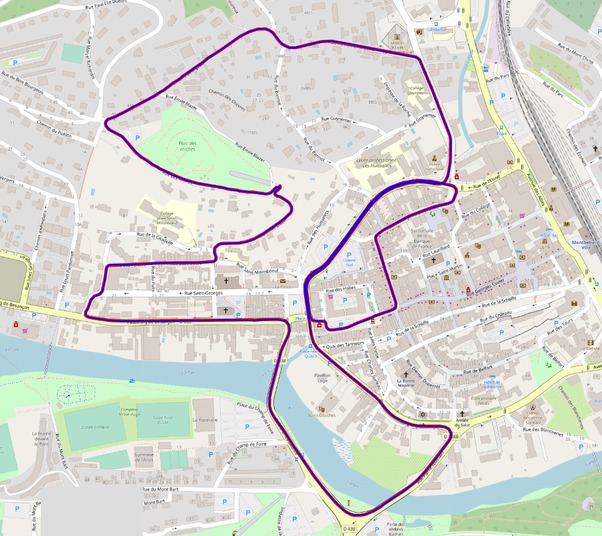
//> input picture SLAM多传感器融合定位/imu_gnss_fusion/imgs/google_map.jpg, 602 x 536 px
$ ./test_ImageAlignment '../../../../../SLAM多传感器融合定位/imu_gnss_fusion/imgs/google_map.jpg' '../../../../../SLAM多传感器融合定位/imu_gnss_fusion/imgs/run_imu_gnss_fusion.jpg'   (built with g++ and OpenCV 4)
//> lines starting //> are read from the running program, lines starting //| are printed output that depends on the picture
#include "ImageAlignment.hpp"


int main(int argc,char** argv) {
  if (argc != 3) {
    std::cout << "please input image 1 and image 2 file!" << std::endl;
    return -1;
  }
  std::string image1 = argv[1];
  std::string image2 = argv[2];
  // Read the images to be aligned 读取仿射图像
  //im1参考图像，im2要处理的图像
  cv::Mat im1 = imread(image1,cv::IMREAD_GRAYSCALE);
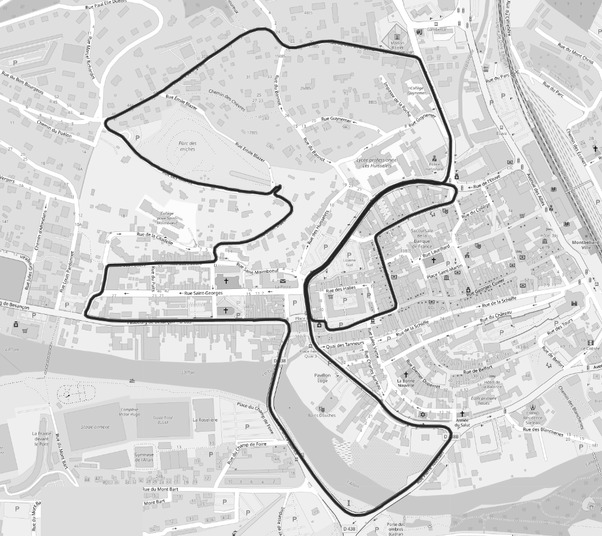
//> im1: 536 rows x 602 cols, CV_8UC1; min 17, max 255, mean 215.9
  cv::Mat im2 = imread(image2,cv::IMREAD_GRAYSCALE);
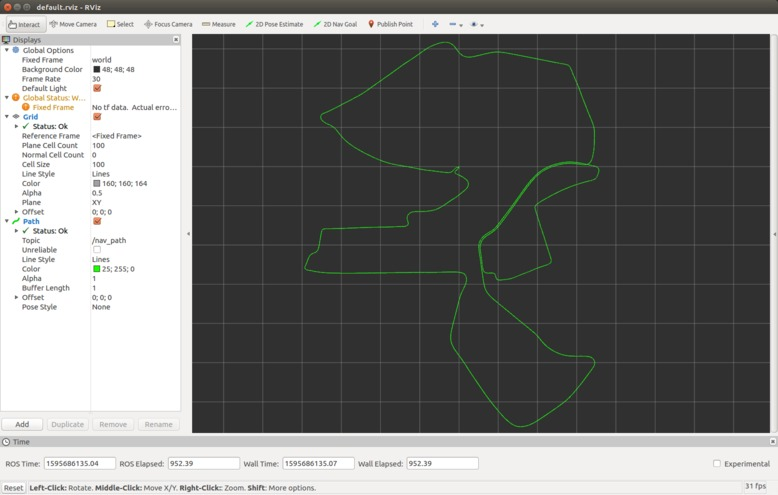
//> input picture SLAM多传感器融合定位/imu_gnss_fusion/imgs/run_imu_gnss_fusion.jpg, 778 x 495 px
//> im2: 495 rows x 778 cols, CV_8UC1; min 37, max 255, mean 120.8
  cv::Mat halfIm1,halfIm2;
  cv::pyrDown(im1,halfIm1,im1.size() / 2);
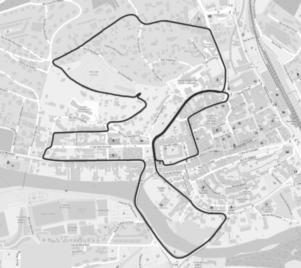
//> halfIm1: 268 rows x 301 cols, CV_8UC1; min 41, max 255, mean 215.8
//> (the run ends here: the program stops with an error, at `cv::pyrDown(im2,halfIm2,im1.size() / 2);`)
